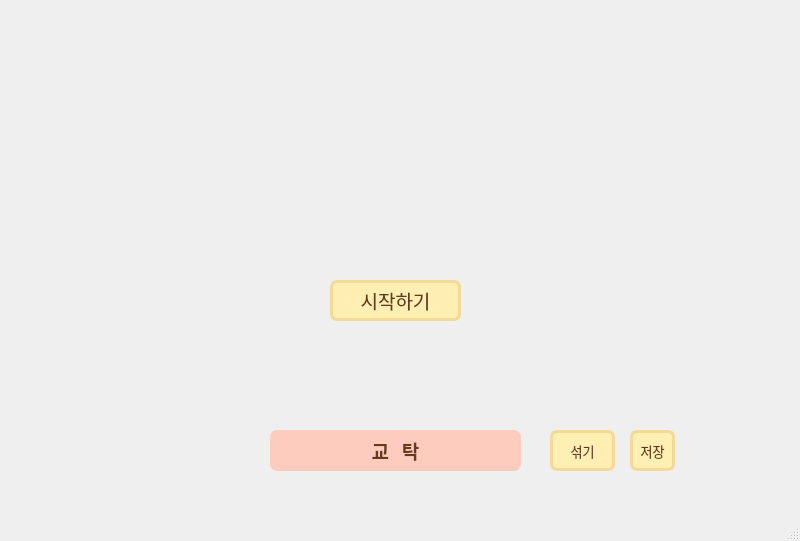
<?xml version="1.0" encoding="UTF-8"?>

<ui version="4.0">
 <class>MainWindow</class>
 <widget class="QMainWindow" name="MainWindow">
  <property name="geometry">
   <rect>
    <x>0</x>
    <y>0</y>
    <width>800</width>
    <height>541</height>
   </rect>
  </property>

  <property name="windowTitle">
   <string>자리바꾸기</string>
  </property>

  <widget class="QWidget" name="centralwidget">
   <!-- 교탁 -->
   <widget class="QLabel" name="tdesk">
    <property name="geometry">
     <rect>
      <x>270</x>
      <y>430</y>
      <width>251</width>
      <height>41</height>
     </rect>
    </property>
    <property name="font">
     <font>
      <family>맑은 고딕</family>
      <pointsize>14</pointsize>
      <weight>75</weight>
      <bold>true</bold>
     </font>
    </property>
    <property name="styleSheet">
     <string notr="true">color: #673A19;background-color: #FDCCBE; border-radius: 7px;</string>
    </property>
    <property name="text">
     <string>교   탁</string>
    </property>
    <property name="alignment">
     <set>Qt::AlignCenter</set>
    </property>
   </widget>

   <!-- 섞기 버튼 -->
   <widget class="QPushButton" name="btn_rand">
    <property name="geometry">
     <rect>
      <x>550</x>
      <y>430</y>
      <width>65</width>
      <height>41</height>
     </rect>
    </property>
    <property name="font">
     <font>
      <family>맑은 고딕</family>
      <pointsize>10</pointsize>
     </font>
    </property>
    <property name="styleSheet">
     <string notr="true">color: #66391A; background-color: #FFEFB3; border-style: solid; border-color: #F5DA97; border-radius: 7px; border-width: 3px</string>
    </property>
    <property name="text">
     <string>섞기</string>
    </property>
   </widget>

   <!-- 저장 버튼 -->
   <widget class="QPushButton" name="btn_save">
    <property name="geometry">
     <rect>
      <x>630</x>
      <y>430</y>
      <width>45</width>
      <height>41</height>
     </rect>
    </property>
    <property name="font">
     <font>
      <family>맑은 고딕</family>
      <pointsize>10</pointsize>
     </font>
    </property>
    <property name="styleSheet">
     <string notr="true">color: #66391A; background-color: #FFEFB3; border-style: solid; border-color: #F5DA97; border-radius: 7px; border-width: 3px</string>
    </property>
    <property name="text">
     <string>저장</string>
    </property>
   </widget>

   <!-- 배경 이미지 -->
   <widget class="QLabel" name="label_bg">
    <property name="enabled">
     <bool>true</bool>
    </property>
    <property name="geometry">
     <rect>
      <x>0</x>
      <y>0</y>
      <width>801</width>
      <height>541</height>
     </rect>
    </property>
    <property name="text">
     <string/>
    </property>
    <property name="pixmap">
     <pixmap>BGimage.jpg</pixmap>
    </property>
    <property name="scaledContents">
     <bool>true</bool>
    </property>
    <property name="wordWrap">
     <bool>false</bool>
    </property>
    <property name="indent">
     <number>-1</number>
    </property>
    <property name="openExternalLinks">
     <bool>false</bool>
    </property>
   </widget>

   <!-- 시작하기 배경 이미지 -->
   <widget class="QLabel" name="intro_bg">
    <property name="enabled">
     <bool>true</bool>
    </property>
    <property name="geometry">
     <rect>
      <x>0</x>
      <y>0</y>
      <width>801</width>
      <height>541</height>
     </rect>
    </property>
    <property name="text">
     <string/>
    </property>
    <property name="pixmap">
     <pixmap>BGimage.jpg</pixmap>
    </property>
    <property name="scaledContents">
     <bool>true</bool>
    </property>
    <property name="wordWrap">
     <bool>false</bool>
    </property>
    <property name="indent">
     <number>-1</number>
    </property>
    <property name="openExternalLinks">
     <bool>false</bool>
    </property>
   </widget>

   <!-- 시작하기 버튼 -->
   <widget class="QPushButton" name="intro_startbtn">
    <property name="geometry">
     <rect>
      <x>330</x>
      <y>280</y>
      <width>131</width>
      <height>41</height>
     </rect>
    </property>
    <property name="font">
     <font>
      <family>맑은 고딕</family>
      <pointsize>14</pointsize>
     </font>
    </property>
    <property name="styleSheet">
     <string notr="true">color: #66391A; background-color: #FFEFB3; border-style: solid; border-color: #F5DA97; border-radius: 7px; border-width: 3px</string>
    </property>
    <property name="text">
     <string>시작하기</string>
    </property>
   </widget>

   <!-- 겹침순서 -->
   <zorder>label_bg</zorder>
   <zorder>tdesk</zorder>
   <zorder>btn_rand</zorder>
   <zorder>btn_save</zorder>
   <zorder>intro_bg</zorder>
   <zorder>intro_startbtn</zorder>
  </widget>

  <widget class="QMenuBar" name="menubar">
   <property name="geometry">
    <rect>
     <x>0</x>
     <y>0</y>
     <width>800</width>
     <height>21</height>
    </rect>
   </property>
  </widget>
  
  <widget class="QStatusBar" name="statusbar"/>
 </widget>
 <resources/>
 <connections/>
</ui>
